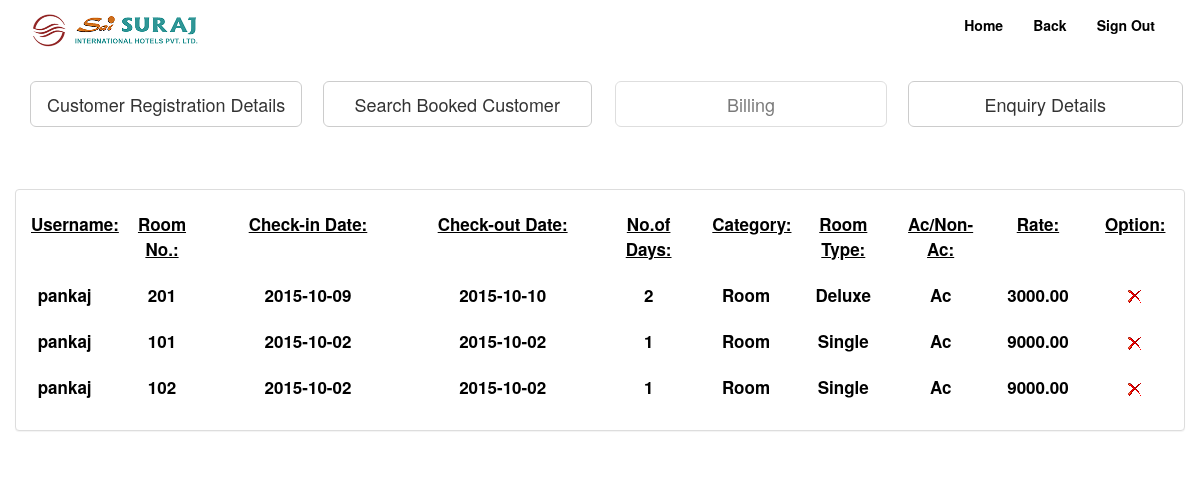
Page /admin/bill.php (signed in) on the committed database.
### tables this page shows
CREATE TABLE IF NOT EXISTS `roombooking` (
  `id` int(11) NOT NULL,
  `username` varchar(35) NOT NULL,
  `roomno` int(11) NOT NULL,
  `checkindate` date NOT NULL,
  `checkoutdate` date NOT NULL,
  `ndays` int(11) NOT NULL,
  `category` varchar(35) NOT NULL,
  `type` varchar(35) NOT NULL,
  `option` varchar(35) NOT NULL,
  `rate` decimal(10,2) NOT NULL
);

### admin/bill.php (the view, shortened to what this page needs)
<!DOCTYPE html>
<html>
<head>
    <link href="../css/bootstrap.min.css" rel="stylesheet">
    <link href="../css/font-awesome.min.css" rel="stylesheet">
    <link href="../css/styles.css" rel="stylesheet">
    <link href="../css/full-slider.css" rel="stylesheet">
</head>
<body>
  <div class="navbar-wrapper">
                <div class="container-fluid">
                    <nav class="navbar navbar-default">
                        <div class="container">
                            <div class="navbar-header">
                                <a class="logo" href="index.html"><img src="img/index.png"></a>
                            </div>
                            <div id="navbar" class="navbar-collapse collapse">
                                <ul class="nav navbar-nav navbar-right">
                                    <li><a href="admincpanel.php"><font color="black"><b>Home</b></font></span></a></li>
                                    <li><a href="cust.php"><font color="black"><b>Back</b></font></span></a></li>
                                    <li><a href="signout.php"><font color="black"><b>Sign Out</b></font></a></li>
                                </ul>
                            </div>
                        </div>
                    </nav>
                </div>
  </div>
  <div class="container">
    <div class="row">
        <div class="col-md-3"><a href="adminregister.php" class="btn btn-default btn-lg" role="button">Customer Registration Details</a></div>
        <div class="col-md-3"><a href="billing.php" class="btn btn-default btn-lg" role="button">&nbsp;&nbsp;&nbsp;Search Booked Customer&nbsp;&nbsp;&nbsp;</a></div>
        <div class="col-md-3"><a href="bill.php" class="btn btn-default btn-lg disabled" role="button">&nbsp;&nbsp;&nbsp;&nbsp;&nbsp;&nbsp;&nbsp;&nbsp;&nbsp;&nbsp;&nbsp;&nbsp;&nbsp;&nbsp;&nbsp;&nbsp;&nbsp;&nbsp;&nbsp;Billing&nbsp;&nbsp;&nbsp;&nbsp;&nbsp;&nbsp;&nbsp;&nbsp;&nbsp;&nbsp;&nbsp;&nbsp;&nbsp;&nbsp;&nbsp;&nbsp;&nbsp;&nbsp;&nbsp;</a></div>
        <div class="col-md-3"><a href="enquiry.php" class="btn btn-default btn-lg" role="button">&nbsp;&nbsp;&nbsp;&nbsp;&nbsp;&nbsp;&nbsp;&nbsp;&nbsp;&nbsp;&nbsp;&nbsp;Enquiry Details&nbsp;&nbsp;&nbsp;&nbsp;&nbsp;&nbsp;&nbsp;&nbsp;&nbsp;&nbsp;&nbsp;&nbsp;</a></div>
    </div>
  </div>
  <?php
    if ( $_SESSION['username'])
    {
    $user=$_SESSION['username'];
            $ex0=mysql_query("SELECT * FROM adminlogin WHERE user='$user'") or die(mysql_error());
                            $count=mysql_num_rows($ex0);
                if($count)
                {
             echo "<center><strong><b><br><font color='white' size='3%'><u>Welcome ".$_SESSION['username']."</u></font></b><br><br></center></strong>";
            if(!isset($_POST['delete']) && !isset($_GET['roomno']) && !isset($_GET['id']))
             {
                echo "<div class='container'>
                                <div class='row'>
                                        <div class='panel panel-default'>
                                            <div class='panel-body form-horizontal payment-form'>";
                                            echo "<div class='form-group'>
                                            <label for='roomno' class='col-sm-1 control-label'><center><u>Username:</u></center></label>
                                            <label for='type' class='col-sm-1 control-label'><center><u>Room No.:</u></center></label>
                                            <label for='option' class='col-sm-2 control-label'><center><u>Check-in Date:</u></center></label>
                                            <label for='option' class='col-sm-2 control-label'><center><u>Check-out Date:</u></center></label>
                                            <label for='roomno' class='col-sm-1 control-label'><center><u>No.of Days:</u></center></label>
                                            <label for='roomno' class='col-sm-1 control-label'><center><u>Category:</u></center></label>
                                            <label for='roomno' class='col-sm-1 control-label'><center><u>Room Type:</u></center></label>
                                            <label for='roomno' class='col-sm-1 control-label'><center><u>Ac/Non-Ac:</u></center></label>
                                            <label for='roomno' class='col-sm-1 control-label'><center><u>Rate:</u></center></label>
                                            <label for='roomno' class='col-sm-1 control-label'><center><u>Option:</u></center></label>
                                         </div>";
                $ex=mysql_query("SELECT * FROM roombooking") or die(mysql_error());
                $count=mysql_num_rows($ex);
                if($count)
                {               while($row=mysql_fetch_assoc($ex)){
                $username       =$row['username'];
                $roomno         =$row['roomno'];
                $cin            =$row['checkindate'];
                $cout           =$row['checkoutdate'];
                $ndays          =$row['ndays'];
                $ct             =$row['category'];
                $type           =$row['type'];
                $optn           =$row['option'];
                $rate           =$row['rate'];
                        echo "<div class='form-group'>
                                            <label for='roomno' class='col-sm-1 control-label'><center>$username</center></label>
                                            <label for='type' class='col-sm-1 control-label'><center>$roomno</center></label>
                                            <label for='option' class='col-sm-2 control-label'><center>$cin</center></label>
                                            <label for='option' class='col-sm-2 control-label'><center>$cout</center></label>
                                            <label for='roomno' class='col-sm-1 control-label'><center>$ndays</center></label>
                                            <label for='roomno' class='col-sm-1 control-label'><center>$ct</center></label>
                                            <label for='roomno' class='col-sm-1 control-label'><center>$type</center></label>
                                            <label for='roomno' class='col-sm-1 control-label'><center>$optn</center></label>
                                            <label for='roomno' class='col-sm-1 control-label'><center>$rate</center></label>
                                            <label for='roomno' class='col-sm-1 control-label'><center><a href='bill.php?roomno=$roomno&delete=yes'><img src='img/b_drop.png'></a></center></label>
                                         </div>";
                        }
                }
    echo " </div>
            </div>
    </div>
</div>";
        }
            if(isset($_GET['id'])  && isset($_GET['delete']))
             {
            $id =$_GET['id'];
            $ex1=mysql_query("DELETE FROM hallbooking WHERE id='$id'") or die(mysql_error());
            echo "<div class='container'>
                                <div class='row'>
                                    <div class='col-sm-3'></div>
                                    <div class='col-sm-6'>
                                        <div class='panel panel-default'>
                                            <div class='panel-body form-horizontal payment-form'>";
                                            echo "<div class='form-group'>
                                            <label for='roomno' class='col-sm-12 control-label'><center><u><font size='5px'>Hall Booking is Deleted.</font></u></center></label>
                                            </div>";
            echo " </div>
            </div>
          </form>
        </div>
        <div class='col-sm-3'></div>
    </div>
</div>";
            }}
   else
    {
        header("Location:../login.php");
    }
}?>
</body>
</html>

### css/styles.css (style rules this page uses)
body { background: #8999A8; background: url(http://i.imgur.com/GHr12sH.jpg) no-repeat center center fixed; -webkit-background-size: cover; -moz-background-size: cover; -o-background-size: cover; background-size: cover; }
.funkyradio input[type="radio"]:focus ~ label:before, { box-shadow: 0 0 0 3px #999; }
.navbar, .dropdown-menu { background:rgba(255,255,255,0.25); border: none; }
.nav>li>a, .dropdown-menu>li>a:focus, .dropdown-menu>li>a:hover, .dropdown-menu>li>a, .dropdown-menu>li { border-bottom: 3px solid transparent; }
.navbar a, .dropdown-menu>li>a, .dropdown-menu>li>a:focus, .dropdown-menu>li>a:hover { color: #fff; }
.logo img { width:50% \9; max-width: 50%; margin-top: 0px; margin-bottom: 1px; }

### css/full-slider.css (style rules this page uses)
html, body { height: 100%; }

### admin/bill.php (style rules this page uses)
label { font-size: 17px; font-weight: bold; color: black; }

### rows in the picture
roombooking: username "pankaj", roomno "201", checkindate "2015-10-09", checkoutdate "2015-10-10", ndays "2", category "Room", type "Deluxe", option "Ac", rate "3000.00"
roombooking: username "pankaj", roomno "101", checkindate "2015-10-02", checkoutdate "2015-10-02", ndays "1", category "Room", type "Single", option "Ac", rate "9000.00"
roombooking: username "pankaj", roomno "102", checkindate "2015-10-02", checkoutdate "2015-10-02", ndays "1", category "Room", type "Single", option "Ac", rate "9000.00"
